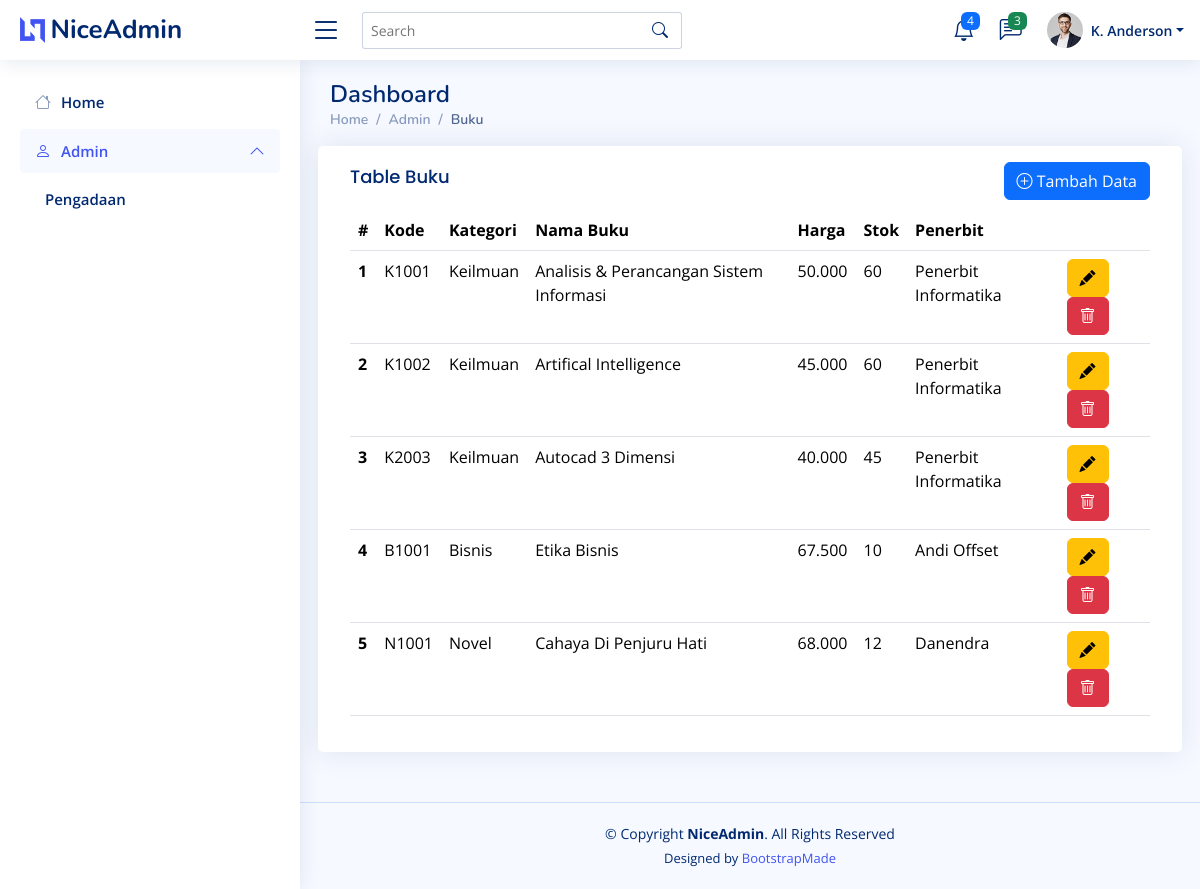
The page /buku/index.php on the database its author committed.
### tables this page shows
CREATE TABLE `buku` (
  `id` bigint(20) UNSIGNED NOT NULL,
  `kode` varchar(255) NOT NULL,
  `kategori_id` bigint(20) UNSIGNED NOT NULL,
  `nama_buku` varchar(255) NOT NULL,
  `harga` varchar(255) NOT NULL,
  `stok` varchar(255) NOT NULL,
  `penerbit_id` bigint(20) UNSIGNED NOT NULL,
  `created_at` timestamp NULL DEFAULT NULL,
  `updated_at` timestamp NULL DEFAULT NULL
);

CREATE TABLE `kategori` (
  `id` bigint(20) UNSIGNED NOT NULL,
  `kategori` varchar(255) NOT NULL,
  `created_at` timestamp NULL DEFAULT NULL,
  `updated_at` timestamp NULL DEFAULT NULL
);

CREATE TABLE `penerbit` (
  `id` bigint(20) UNSIGNED NOT NULL,
  `kode` varchar(255) NOT NULL,
  `nama` varchar(255) NOT NULL,
  `alamat` text NOT NULL,
  `kota` varchar(255) NOT NULL,
  `telepon` bigint(20) NOT NULL,
  `created_at` timestamp NULL DEFAULT NULL,
  `updated_at` timestamp NULL DEFAULT NULL
);

### buku/index.php (the view, shortened to what this page needs)
<?php
require "../config.php";
$buku = mysqli_query($connect, "SELECT
                                                penerbit.nama,
                                                kategori.kategori,
                                                buku. * FROM buku
                                                INNER JOIN kategori ON buku.kategori_id = kategori.id
                                                INNER JOIN penerbit ON  buku.penerbit_id = penerbit.id
                                                ");
?>
<!DOCTYPE html>
<html lang="en">
<head>
    <link href="https://cdn.jsdelivr.net/npm/bootstrap@5.3.3/dist/css/bootstrap.min.css" rel="stylesheet">
    <link href="../assets/vendor/bootstrap/css/bootstrap.min.css" rel="stylesheet">
    <link href="../assets/vendor/bootstrap-icons/bootstrap-icons.css" rel="stylesheet">
    <link href="../assets/vendor/boxicons/css/boxicons.min.css" rel="stylesheet">
    <link href="../assets/vendor/quill/quill.snow.css" rel="stylesheet">
    <link href="../assets/vendor/quill/quill.bubble.css" rel="stylesheet">
    <link href="../assets/vendor/remixicon/remixicon.css" rel="stylesheet">
    <link href="../assets/vendor/simple-datatables/style.css" rel="stylesheet">
    <link href="../assets/css/style.css" rel="stylesheet">
</head>
<body>
    <header id="header" class="header fixed-top d-flex align-items-center">
        <div class="d-flex align-items-center justify-content-between">
            <a href="index.html" class="logo d-flex align-items-center">
                <img src="../assets/img/logo.png" alt="">
                <span class="d-none d-lg-block">NiceAdmin</span>
            </a>
            <i class="bi bi-list toggle-sidebar-btn"></i>
        </div>
        <div class="search-bar">
            <form class="search-form d-flex align-items-center" method="POST" action="#">
                <input type="text" name="query" placeholder="Search" title="Enter search keyword">
                <button type="submit" title="Search"><i class="bi bi-search"></i></button>
            </form>
        </div>
        <nav class="header-nav ms-auto">
            <ul class="d-flex align-items-center">
                <li class="nav-item dropdown">
                    <a class="nav-link nav-icon" href="#" data-bs-toggle="dropdown">
                        <i class="bi bi-bell"></i>
                        <span class="badge bg-primary badge-number">4</span>
                    </a>
                </li>
                <li class="nav-item dropdown">
                    <a class="nav-link nav-icon" href="#" data-bs-toggle="dropdown">
                        <i class="bi bi-chat-left-text"></i>
                        <span class="badge bg-success badge-number">3</span>
                    </a>
                </li>
                <li class="nav-item dropdown pe-3">
                    <a class="nav-link nav-profile d-flex align-items-center pe-0" href="#" data-bs-toggle="dropdown">
                        <img src="../assets/img/profile-img.jpg" alt="Profile" class="rounded-circle">
                        <span class="d-none d-md-block dropdown-toggle ps-2">K. Anderson</span>
                    </a>
                </li>
            </ul>
        </nav>
    </header>
    <aside id="sidebar" class="sidebar">
        <ul class="sidebar-nav" id="sidebar-nav">
            <li class="nav-item ">
                <a class="nav-link collapsed" href="../index.php">
                    <i class="bi bi-house"></i>
                    <span>Home</span>
                </a>
            </li>
            <li class="nav-item">
                <a class="nav-link" data-bs-target="#tables-nav" data-bs-toggle="collapse" href="#" aria-expanded="false">
                    <i class="bi bi-person"></i><span>Admin</span><i class="bi bi-chevron-down ms-auto"></i>
                </a>
            </li>
            <li class="nav-item">
                <a class="nav-link collapsed" href="../pengadaan.php">
                    <span>Pengadaan</span>
                </a>
            </li>
        </ul>
    </aside>
    <main id="main" class="main">
        <div class="pagetitle">
            <h1>Dashboard</h1>
            <nav>
                <ol class="breadcrumb">
                    <li class="breadcrumb-item"><a href="index.html">Home</a></li>
                    <li class="breadcrumb-item">Admin</li>
                    <li class="breadcrumb-item active">Buku</li>
                </ol>
            </nav>
        </div>
        <section class="section dashboard">
            <div class="row">
            <div class="card">
            <div class="card-body">
                <a href="tambah.php" class="">
                  <button class="btn btn-primary float-end mt-3" type="submit"><i class="bi bi-plus-circle"></i> Tambah Data</button>
                </a>
              <h5 class="card-title">Table Buku</h5>
              <table class="table">
                <thead>
                  <tr>
                    <th scope="col">#</th>
                    <th scope="col">Kode</th>
                    <th scope="col">Kategori</th>
                    <th scope="col">Nama Buku</th>
                    <th scope="col">Harga</th>
                    <th scope="col">Stok</th>
                    <th scope="col">Penerbit</th>
                    <th scope="col"></th>
                  </tr>
                </thead>
                <tbody>
                <?php
                    $no = 1;
                    foreach ($buku as $book) {
                    ?>
                  <tr>
                    <th scope="row"><?=$no++?></th>
                    <td><?=$book['kode'] ?></td>
                    <td><?=$book['kategori']?></td>
                    <td><?=$book['nama_buku'] ?></td>
                    <td><?=$book['harga'] ?></td>
                    <td><?=$book['stok'] ?></td>
                    <td><?=$book['nama']?></td>
                    <td>
                        <a href="edit.php?id=<?= $book['id']?>">
                            <button class="btn btn-warning" type="submit"><i class="bi bi-pencil-fill"></i></button>
                        </a>
                        <a href="delete.php?id=<?= $book['id'] ?>">
                            <button class="btn btn-danger" onclick="return confirm('Apakah anda yakin akan menghapus data ini?')" type="submit"><i class="bi bi-trash"></i></button>
                        </a>
                    </td>
                    <?php
                  }
                  ?>
                  </tr>
                </tbody>
              </table>
            </div>
          </div>
            </div>
        </section>
    </main>
    <footer id="footer" class="footer">
        <div class="copyright">
            &copy; Copyright <strong><span>NiceAdmin</span></strong>. All Rights Reserved
        </div>
        <div class="credits">
            Designed by <a href="https://bootstrapmade.com/">BootstrapMade</a>
        </div>
    </footer>
</body>
</html>

### assets/css/style.css (style rules this page uses)
:root { scroll-behavior: smooth; }
body { font-family: "Open Sans", sans-serif; background: #f6f9ff; color: #444444; }
a { color: #4154f1; text-decoration: none; }
h1, h2, h3, h4, h5, h6 { font-family: "Nunito", sans-serif; }
#main { margin-top: 60px; padding: 20px 30px; transition: all 0.3s; }
.pagetitle { margin-bottom: 10px; }
.pagetitle h1 { font-size: 24px; margin-bottom: 0; font-weight: 600; color: #012970; }
.card { margin-bottom: 30px; border: none; border-radius: 5px; box-shadow: 0px 0 30px rgba(1, 41, 112, 0.1); }
.card-title { padding: 20px 0 15px 0; font-size: 18px; font-weight: 500; color: #012970; font-family: "Poppins", sans-serif; }
.card-body { padding: 0 20px 20px 20px; }
.breadcrumb { font-size: 14px; font-family: "Nunito", sans-serif; color: #899bbd; font-weight: 600; }
.breadcrumb a { color: #899bbd; transition: 0.3s; }
.breadcrumb .breadcrumb-item::before { color: #899bbd; }
.breadcrumb .active { color: #51678f; font-weight: 600; }
.logo { line-height: 1; }
@media (min-width: 1200px) { .logo { width: 280px; } }
.logo img { max-height: 26px; margin-right: 6px; }
.logo span { font-size: 26px; font-weight: 700; color: #012970; font-family: "Nunito", sans-serif; }
.header { transition: all 0.5s; z-index: 997; height: 60px; box-shadow: 0px 2px 20px rgba(1, 41, 112, 0.1); background-color: #fff; padding-left: 20px; }
.header .toggle-sidebar-btn { font-size: 32px; padding-left: 10px; cursor: pointer; color: #012970; }
.header .search-bar { min-width: 360px; padding: 0 20px; }
.header .search-form { width: 100%; }
.header .search-form input { border: 0; font-size: 14px; color: #012970; border: 1px solid rgba(1, 41, 112, 0.2); padding: 7px 38px 7px 8px; border-radius: 3px; transition: 0.3s; width: 100%; }
.header .search-form button { border: 0; padding: 0; margin-left: -30px; background: none; }
.header .search-form button i { color: #012970; }
.header-nav ul { list-style: none; }
.header-nav>ul { margin: 0; padding: 0; }
.header-nav .nav-icon { font-size: 22px; color: #012970; margin-right: 25px; position: relative; }
.header-nav .nav-profile { color: #012970; }
.header-nav .nav-profile img { max-height: 36px; }
.header-nav .nav-profile span { font-size: 14px; font-weight: 600; }
.header-nav .badge-number { position: absolute; inset: -2px -5px auto auto; font-weight: normal; font-size: 12px; padding: 3px 6px; }
.sidebar { position: fixed; top: 60px; left: 0; bottom: 0; width: 300px; z-index: 996; transition: all 0.3s; padding: 20px; overflow-y: auto; scrollbar-width: thin; scrollbar-color: #aab7cf transparent; box-shadow: 0px 0px 20px rgba(1, 41, 112, 0.1); background-color: #fff; }
@media (min-width: 1200px) { #main, #footer { margin-left: 300px; } }
.sidebar-nav { padding: 0; margin: 0; list-style: none; }
.sidebar-nav li { padding: 0; margin: 0; list-style: none; }
.sidebar-nav .nav-item { margin-bottom: 5px; }
.sidebar-nav .nav-link { display: flex; align-items: center; font-size: 15px; font-weight: 600; color: #4154f1; transition: 0.3; background: #f6f9ff; padding: 10px 15px; border-radius: 4px; }
.sidebar-nav .nav-link i { font-size: 16px; margin-right: 10px; color: #4154f1; }
.sidebar-nav .nav-link.collapsed { color: #012970; background: #fff; }
.sidebar-nav .nav-link.collapsed i { color: #899bbd; }
.sidebar-nav .nav-link .bi-chevron-down { margin-right: 0; transition: transform 0.2s ease-in-out; }
.sidebar-nav .nav-link:not(.collapsed) .bi-chevron-down { transform: rotate(180deg); }
.footer { padding: 20px 0; font-size: 14px; transition: all 0.3s; border-top: 1px solid #cddfff; }
.footer .copyright { text-align: center; color: #012970; }
.footer .credits { padding-top: 5px; text-align: center; font-size: 13px; color: #012970; }

### rows shown on the page
buku: kode "K1001", kategori.kategori "Keilmuan", nama_buku "Analisis & Perancangan Sistem Informasi", harga "50.000", stok "60", penerbit.nama "Penerbit Informatika"
buku: kode "K1002", kategori.kategori "Keilmuan", nama_buku "Artifical Intelligence", harga "45.000", stok "60", penerbit.nama "Penerbit Informatika"
buku: kode "K2003", kategori.kategori "Keilmuan", nama_buku "Autocad 3 Dimensi", harga "40.000", stok "45", penerbit.nama "Penerbit Informatika"
buku: kode "B1001", kategori.kategori "Bisnis", nama_buku "Etika Bisnis", harga "67.500", stok "10", penerbit.nama "Andi Offset"
buku: kode "N1001", kategori.kategori "Novel", nama_buku "Cahaya Di Penjuru Hati", harga "68.000", stok "12", penerbit.nama "Danendra"
